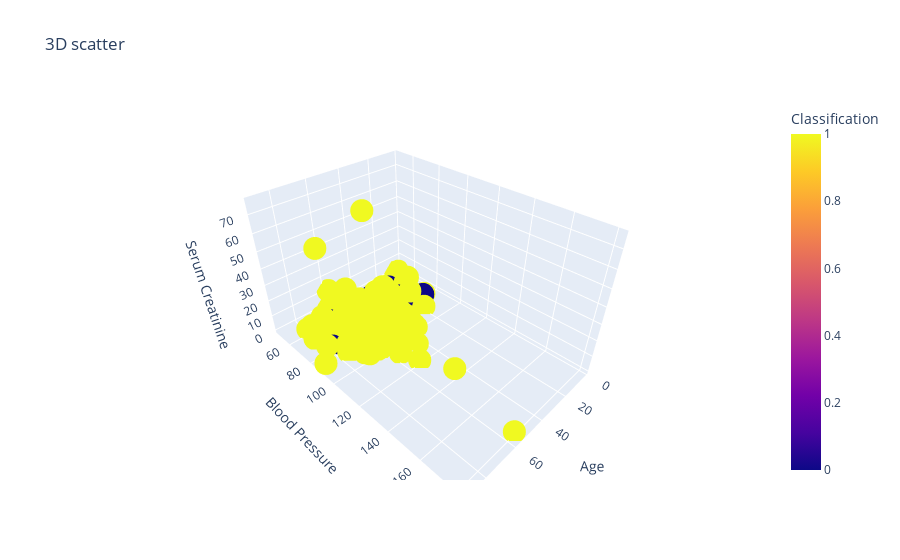

The cell this chart's notebook holds for it:
### Code cell
px.scatter_3d(df,x='Age',y='Blood Pressure',z='Serum Creatinine' ,color='Classification',title="3D scatter")

### Figure 1 — Plotly figure (JSON) as saved in the notebook; plotly's stock layout.template omitted (floating-point values rounded to 4 significant figures; data arrays with more than 128 entries replaced by an {"elided": "..."} marker saying what was removed)
{"data": [{"hovertemplate": "Age=%{x}<br>Blood Pressure=%{y}<br>Serum Creatinine=%{z}<br>Classification=%{marker.color}<extra></extra>", "legendgroup": "", "marker": {"color": {"elided": "400 int values"}, "coloraxis": "coloraxis", "symbol": "circle"}, "mode": "markers", "name": "", "scene": "scene", "showlegend": false, "type": "scatter3d", "x": {"elided": "400 float values"}, "y": {"elided": "400 float values"}, "z": {"elided": "400 float values"}}], "layout": {"coloraxis": {"colorbar": {"title": {"text": "Classification"}}, "colorscale": [[0, "#0d0887"], [0.1111, "#46039f"], [0.2222, "#7201a8"], [0.3333, "#9c179e"], [0.4444, "#bd3786"], [0.5556, "#d8576b"], [0.6667, "#ed7953"], [0.7778, "#fb9f3a"], [0.8889, "#fdca26"], [1, "#f0f921"]]}, "legend": {"tracegroupgap": 0}, "scene": {"domain": {"x": [0, 1], "y": [0, 1]}, "xaxis": {"title": {"text": "Age"}}, "yaxis": {"title": {"text": "Blood Pressure"}}, "zaxis": {"title": {"text": "Serum Creatinine"}}}, "title": {"text": "3D scatter"}}}
